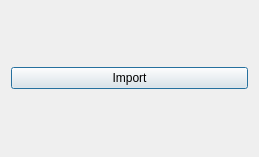
<?xml version="1.0" encoding="UTF-8"?>
<ui version="4.0">
 <class>dialog_base</class>
 <widget class="QDialog" name="dialog_base">
  <property name="geometry">
   <rect>
    <x>0</x>
    <y>0</y>
    <width>259</width>
    <height>157</height>
   </rect>
  </property>
  <property name="windowTitle">
   <string>Solution Importer</string>
  </property>
  <layout class="QVBoxLayout" name="parameter_layout">
   <item>
    <layout class="QHBoxLayout" name="horizontalLayout_4">
     <item>
      <widget class="QPushButton" name="compute_button">
       <property name="text">
        <string>Import</string>
       </property>
      </widget>
     </item>
    </layout>
   </item>
  </layout>
 </widget>
 <resources/>
 <connections/>
</ui>
